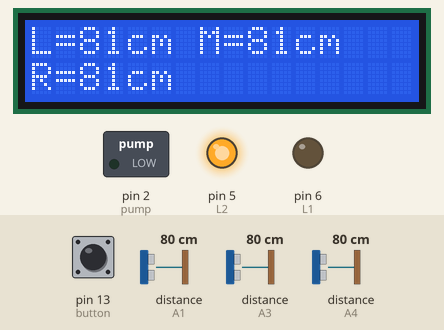
Bench run of a sketch on a simulated Arduino Uno, built with avr-gcc and run on an emulated ATmega328P. Shown: 16×2 character LCD, switched loads named in the sketch (green lamp = pin HIGH), output pins drawn as LEDs (lit = HIGH). Dashed ring = blinking. The test bench sets the inputs (shaded band); at power-on: pin 13 (button) HIGH, distance to the obstacle (sensors on A3, A1, A4) 80 cm. The echo pulse lasts 58.3 µs per cm; pins used as bus, display or sensor lines are not drawn.

Above: at 3.2 s.
3.3 s: pin 13 (button) pulled LOW for 1 s
At 4.2 s:
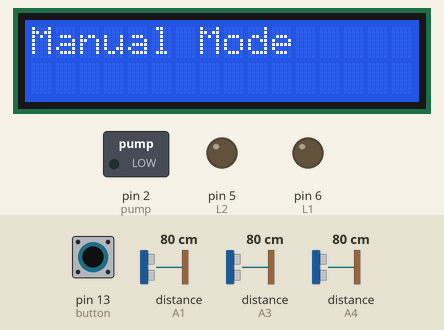
5.9 s: distance to the obstacle (sensor on A3) set to 17 cm
At 7.2 s:
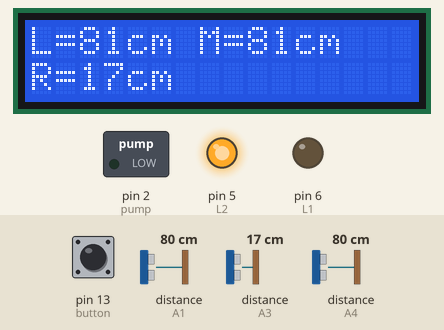
7.5 s: distance to the obstacle (sensor on A3) set to 14 cm
At 8.1 s:
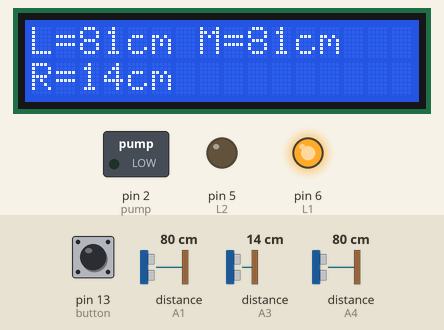
9.1 s: distance to the obstacle (sensor on A1) set to 2 cm
At 10.1 s:
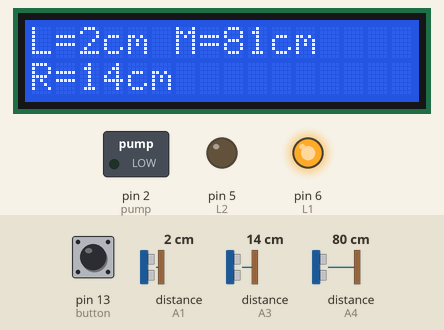
11.2 s: distance to the obstacle (sensor on A4) set to 2 cm
At 13.0 s:
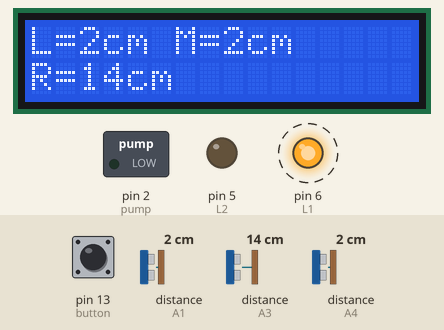
13.6 s: distance to the obstacle (sensor on A1) set to 4 cm
At 15.5 s:
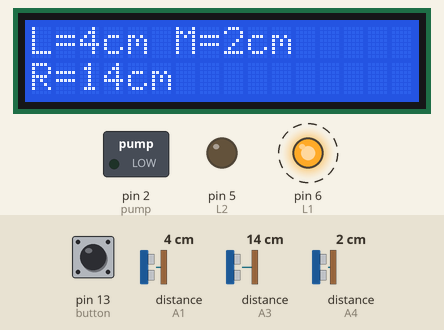
Timing chart, 0 to 17.0 s (numbered marks = the images above; inputs shaded):
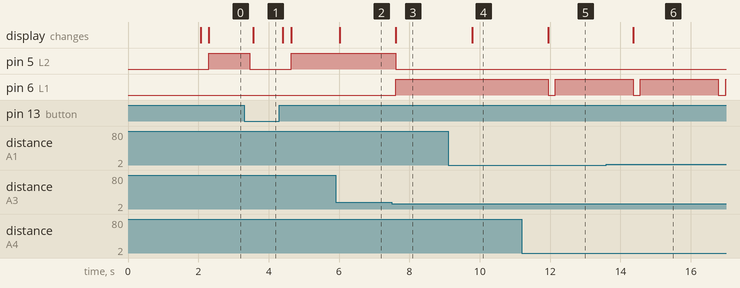

Measured:
- the behaviour switches between 16 and 15 cm on distance to the obstacle (sensor on A3) (found by bisection; images 2 and 3)
- after the input at 3.3 s, pin 5 (L2): HIGH → LOW after 0.15 s, → HIGH 1.2 s later; the display: changes after 0.26 s (image 1)
- after the input at 5.9 s, the display: changes after 0.12 s (image 2)
- after the input at 7.5 s, pin 5 (L2): HIGH → LOW after 0.11 s; pin 6 (L1): LOW → HIGH after 0.11 s; the display: changes after 0.11 s (image 3)
- after the input at 9.1 s, the display: changes after 0.69 s (image 4)
- after the input at 11.2 s, pin 6 (L1): HIGH → LOW after 0.75 s, → HIGH 0.20 s later; the display: changes after 0.75 s (image 5)
- after the input at 13.6 s, the display: changes after 0.77 s (image 6)

The sketch:

Code.ino
```cpp
#include <NewPing.h>
#include <LiquidCrystal.h>
LiquidCrystal lcd(12, 11, 10, 9, 8, 7);

const int echo_L = A1;
const int trig_L = A0;
const int echo_M = A4;
const int trig_M = A5;
const int echo_R = A3;
const int trig_R = A2;
const int L1 = 6;
const int L2 = 5;
const int R1 = 4;
const int R2 = 3;
const int button = 13;
const int pump = 2;
int motor_speed = 255;
int max_distance = 200;
int distance_L = 0;
int distance_M = 0;
int distance_R = 0;
char incomingByte;

NewPing sonar_L(trig_L, echo_L, max_distance);
NewPing sonar_M(trig_M, echo_M, max_distance);
NewPing sonar_R(trig_R, echo_R, max_distance);


void setup() {
  pinMode(L1, OUTPUT);
  pinMode(L2, OUTPUT);
  pinMode(R1, OUTPUT);
  pinMode(R2, OUTPUT);
  pinMode(button, INPUT);
  pinMode(pump, OUTPUT);
  digitalWrite(L1, LOW);
  digitalWrite(L2, LOW);
  digitalWrite(R1, LOW);
  digitalWrite(R2, LOW);
  digitalWrite(pump, LOW);
  lcd.begin(16, 2);
  lcd.print("Welcome!");
  Serial.begin(9600);
  delay(2000);
}


void loop() {
  if (digitalRead(button) == LOW) {
    lcd.clear();
    lcd.print("Manual Mode");
    while (true) {
      manualMode();
      if (digitalRead(button) == HIGH) {
        moveStop();
        break;
      }
    }
    delay(100);
  }

  else {
    lcd.clear();
    lcd.print("Automatic Mode");
    while (true) {
      automaticMode();
      if (digitalRead(button) == LOW) {
        moveStop();
        break;
      }
    }
    delay(100);
  }
}

void manualMode() {
  if (Serial.available() > 0) {
    incomingByte = Serial.read();
  }

  switch (incomingByte) {
    case 'F':
      moveForward();
      lcd.clear();
      lcd.print("Forward");
      incomingByte = '*';
      break;

    case 'B':
      moveBackward();
      lcd.clear();
      lcd.print("Backward");
      incomingByte = '*';
      break;

    case 'L':
      moveLeft();
      lcd.clear();
      lcd.print("Left");
      incomingByte = '*';
      break;

    case 'R':
      moveRight();
      lcd.clear();
      lcd.print("Right");
      incomingByte = '*';
      break;

    case 'S':
      moveStop();
      lcd.clear();
      lcd.print("Stop");
      incomingByte = '*';
      break;

    case 'P':
      digitalWrite(pump, HIGH);
      lcd.clear();
      lcd.print("Pump ON");
      incomingByte = '*';
      break;

    case 'p':
      digitalWrite(pump, LOW);
      incomingByte = '*';
      break;

    case '1':
      motor_speed = 155;
      incomingByte = '*';
      break;

    case '2':
      motor_speed = 205;
      incomingByte = '*';
      break;

    case '3':
      motor_speed = 255;
      incomingByte = '*';
      break;

      delay(5000);
  }
}

void automaticMode() {
  distance_L = readSensor_L();
  distance_M = readSensor_M();
  distance_R = readSensor_R();
  lcd.clear();
  lcd.print("L=");
  lcd.print(distance_L);
  lcd.print("cm ");
  lcd.print("M=");
  lcd.print(distance_M);
  lcd.print("cm");
  lcd.setCursor(0, 1);
  lcd.print("R=");
  lcd.print(distance_R);
  lcd.print("cm");

  if (distance_M <= 20) {
    if (distance_R > distance_L) {
      if ((distance_R <= 20) && (distance_L <= 20)) {
        moveStop();
        delay(200);
        moveBackward();
        delay(2000);
      } else {
        moveBackward();
        delay(500);
        moveRight();
        delay(2000);
      }
    } else if (distance_R < distance_L) {
      if ((distance_R <= 20) && (distance_L <= 20)) {
        moveStop();
        delay(200);
        moveBackward();
        delay(2000);
      } else {
        moveBackward();
        delay(500);
        moveLeft();
        delay(2000);
      }
    }
  }

  else if (distance_R <= 15) {
    moveLeft();
    delay(500);
  } else if (distance_L <= 15) {
    moveRight();
    delay(500);
  } else {
    moveForward();
  }
}

int readSensor_L() {
  delay(70);
  int cm_L = sonar_L.ping_cm();
  if (cm_L == 0) {
    cm_L = 250;
  }
  return cm_L;
}

int readSensor_M() {
  delay(70);
  int cm_M = sonar_M.ping_cm();
  if (cm_M == 0) {
    cm_M = 250;
  }
  return cm_M;
}

int readSensor_R() {
  delay(70);
  int cm_R = sonar_R.ping_cm();
  if (cm_R == 0) {
    cm_R = 250;
  }
  return cm_R;
}

void moveForward() {
  digitalWrite(L1, LOW);
  analogWrite(L2, motor_speed);
  analogWrite(R1, motor_speed);
  digitalWrite(R2, LOW);
}

void moveBackward() {
  analogWrite(L1, motor_speed);
  digitalWrite(L2, LOW);
  digitalWrite(R1, LOW);
  analogWrite(R2, motor_speed);
}

void moveLeft() {
  analogWrite(L1, motor_speed);
  digitalWrite(L2, LOW);
  analogWrite(R1, motor_speed);
  digitalWrite(R2, LOW);
}

void moveRight() {
  digitalWrite(L1, LOW);
  analogWrite(L2, motor_speed);
  digitalWrite(R1, LOW);
  analogWrite(R2, motor_speed);
}

void moveStop() {
  digitalWrite(L1, LOW);
  digitalWrite(L2, LOW);
  digitalWrite(R1, LOW);
  digitalWrite(R2, LOW);
}
```
